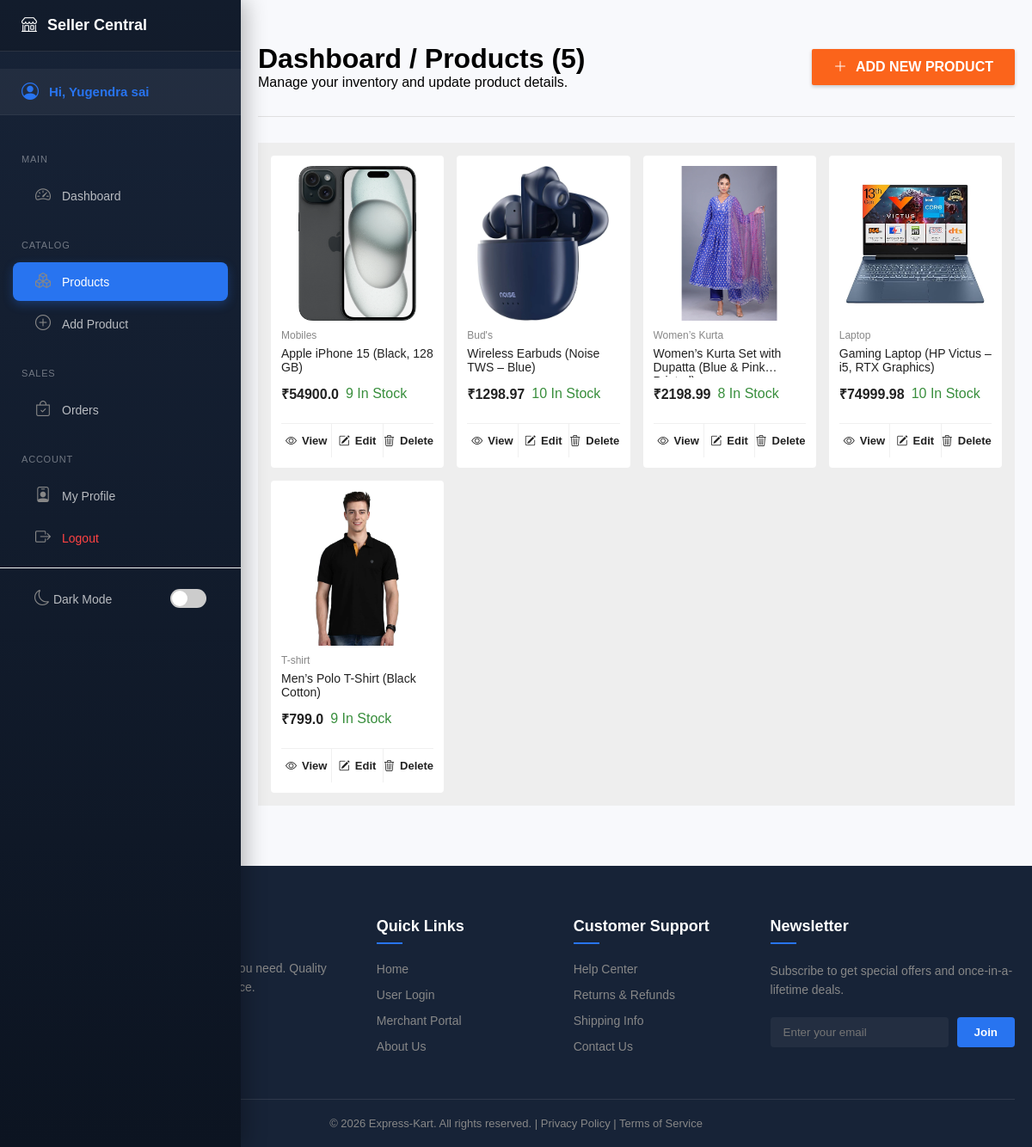
Before: /merchant/item-list (signed in) with the older database file.
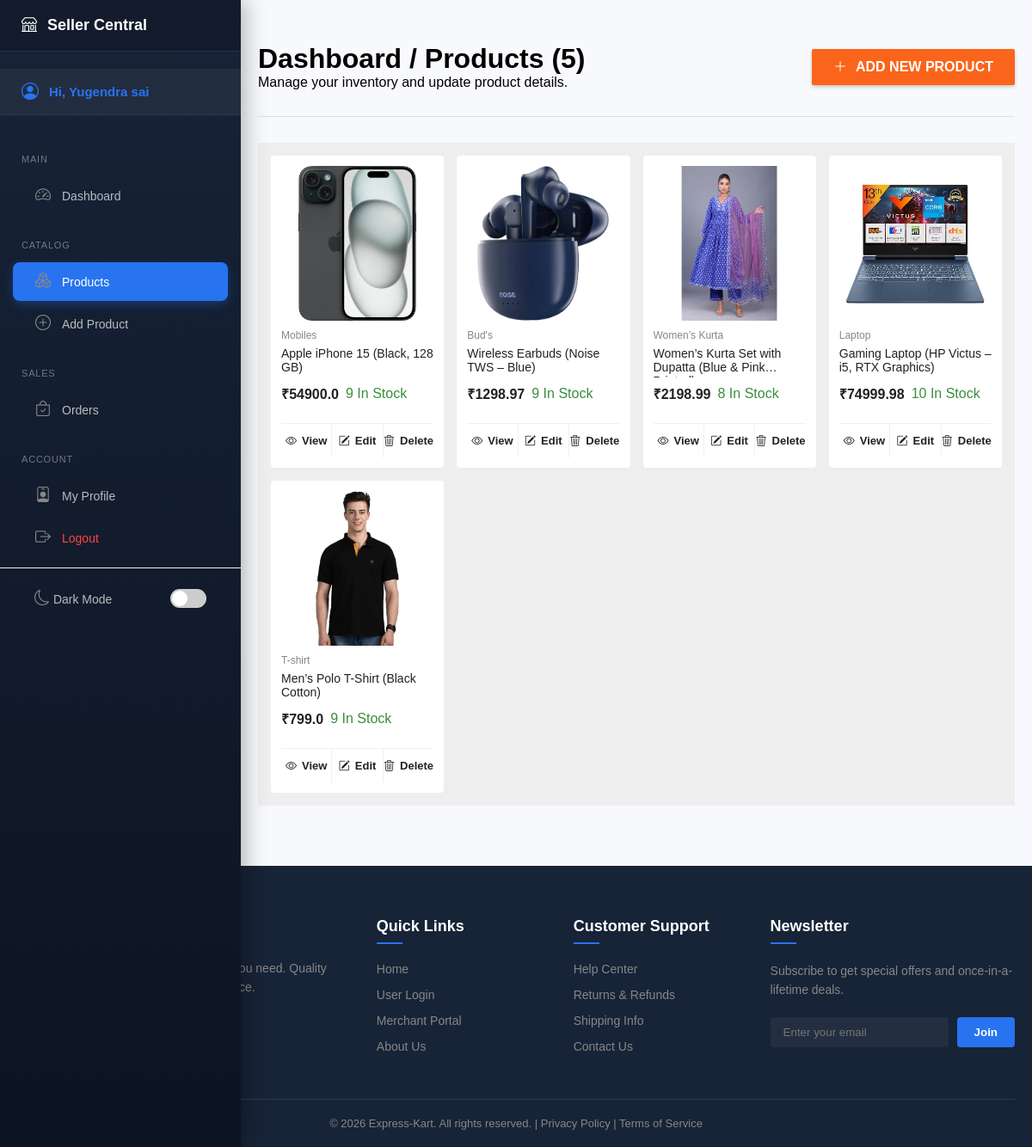
After: the same page with the newer database file.
### tables this page shows
CREATE TABLE products (
        product_id INTEGER PRIMARY KEY AUTOINCREMENT,
        name TEXT NOT NULL,
        description TEXT,
        category TEXT,
        price REAL,
        image TEXT,
        admin_id INTEGER, stock INTEGER DEFAULT 10,
        FOREIGN KEY (admin_id) REFERENCES admin (admin_id)
    );

### app.py (the view)
@app.route('/merchant/item-list')
def item_list():
    auth_check = merchant_or_admin_required()
    if auth_check: return auth_check
    search = request.args.get('search', '')
    category_filter = request.args.get('category', '')
    conn = get_db_connection()
    cursor = conn.cursor()
    cursor.execute("SELECT DISTINCT category FROM products")
    categories = cursor.fetchall()
    query = "SELECT * FROM products WHERE 1=1"
    params = []
    if 'merchant_id' in session:
        query += " AND admin_id = ?"
        params.append(session['merchant_id'])
    if search:
        query += " AND name LIKE ?"
        params.append("%" + search + "%")
    if category_filter:
        query += " AND category = ?"
        params.append(category_filter)
    cursor.execute(query, params)
    products = cursor.fetchall()
    cursor.close()
    conn.close()
    return render_template(
        "merchant/item_list.html",
        products=products,
        categories=categories
    )

### app.py (called while the page is built)
def get_db_connection():
    conn = sqlite3.connect(config.DB_PATH)
    conn.row_factory = sqlite3.Row
    return conn

def merchant_or_admin_required():
    if 'super_id' in session or 'merchant_id' in session:
        return None  # Access granted
    flash("Please login to continue!", "danger")
    return redirect('/merchant-login')

### templates/merchant/item_list.html (shortened to what this page needs)
{% extends 'base.html' %}
{% block content %}
<div class="admin-products-header">
    <div class="ah-left">
        <h1>Dashboard / Products ({{ products|length }})</h1>
        <p>Manage your inventory and update product details.</p>
    </div>
    <div class="ah-right">
        <a href="/merchant/add-item" class="btn-add-large">
            <i class="bi bi-plus-lg"></i>
            ADD NEW PRODUCT
        </a>
    </div>
</div>
<div class="product-container">
    {% for product in products %}
    <div class="product-card admin-card">
        <img src="/static/uploads/product_images/{{ product.image }}" alt="{{ product.name }}">
        <div class="product-info">
            <p class="category">{{ product.category }}</p>
            <h3>{{ product.name }}</h3>
            <div class="price-box">
                <span class="new-price">₹{{ product.price }}</span>
                <span class="stock-status ps-green">{{ product.stock }} In Stock</span>
            </div>
        </div>
        <div class="admin-actions">
            <a href="/merchant/view-item/{{ product.product_id }}" class="act-btn view">
                <i class="bi bi-eye"></i> View
            </a>
            <a href="/merchant/update-item/{{ product.product_id }}" class="act-btn edit">
                <i class="bi bi-pencil-square"></i> Edit
            </a>
            <a href="/merchant/delete-item/{{ product.product_id }}" class="act-btn delete"
                onclick="return confirm('Are you sure you want to delete this product?')">
                <i class="bi bi-trash3"></i> Delete
            </a>
        </div>
    </div>
    {% endfor %}
</div>
{% endblock %}

Changed rows visible on the page:
changed products "Wireless Earbuds (Noise TWS – Blue)": stock "10" → "9"
